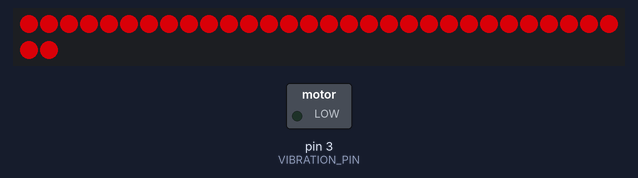
This program was run on a simulated Arduino Uno, built with avr-gcc and run on an emulated ATmega328P. On the bench: 32 RGB LEDs in strip order, left to right, continuing on the next row, switched loads named in the program (green lamp = pin HIGH). Dim RGB values are drawn brighter than linear.

Above: at 0.18 s.
At 39.69 s:
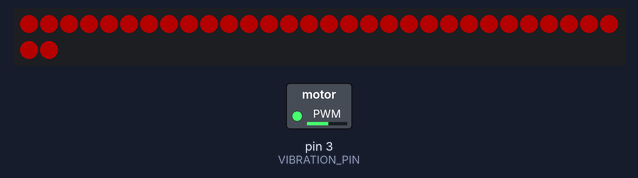
Timing chart, 0 to 40.0 s (numbered marks = the images above):
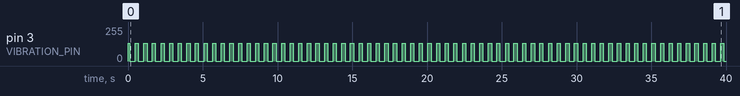

The program:

main.cpp
```cpp
#include <Arduino.h>
#include <FastLED.h>

#define STAYING_ALIVE_BPM 104
#define SAD_SONG_BPM 60

#define NUM_LEDS 32
#define LED_STRIP_PIN 2
#define LED_TYPE NEOPIXEL
#define COLOR_ORDER GRB
#define BRIGHTNESS 255
#define UPDATES_PER_SECOND 100
CRGB leds[NUM_LEDS];

#define VIBRATION_PIN 3
#define VIBRATION_STRENGTH 135
#define VIBRATION_TIME 200

CRGBPalette16 currentPalette;
TBlendType currentBlending;

uint16_t bpm;
uint16_t bpmInterval;

// put function declarations here:
uint16_t bpmToTime(uint16_t bpm);
uint8_t calculateBrightness();
uint8_t calculateColorIndex();
void FillLEDsFromPaletteColors(uint8_t colorIndex, uint8_t brightness);
CRGBPalette16 generateRedAndPurplePalette();
CRGBPalette16 generateBlueAndDarkVioletPalette();

void setup()
{
  pinMode(VIBRATION_PIN, OUTPUT);

  // put your setup code here, to run once:
  FastLED.addLeds<LED_TYPE, LED_STRIP_PIN>(leds, NUM_LEDS).setCorrection(TypicalLEDStrip);
  FastLED.setBrightness(BRIGHTNESS);
  FastLED.setMaxRefreshRate(UPDATES_PER_SECOND);
  FastLED.clear();
  FastLED.show();

  currentPalette = generateRedAndPurplePalette();
  currentBlending = LINEARBLEND;

  bpm = STAYING_ALIVE_BPM;
  bpmInterval = bpmToTime(bpm);
}

void loop()
{
  // change brightness and color according to the beat
  uint8_t brightness = beatsin8(bpm, 5, 255);
  uint8_t colorIndex = beatsin8(bpm, 0, 16);
  uint8_t vibrate = beatsin8(bpm, 0, 100, -(bpmInterval / 90));

  if (vibrate > 70)
  {
    analogWrite(VIBRATION_PIN, VIBRATION_STRENGTH);
  }
  else
  {
    analogWrite(VIBRATION_PIN, 0);
  }

  FillLEDsFromPaletteColors(colorIndex, brightness);

  FastLED.show();

  FastLED.delay(1000 / UPDATES_PER_SECOND);
}

uint16_t bpmToTime(uint16_t bpm)
{
  uint16_t interval = 60000 / bpm;
  return interval;
}

uint8_t calculateBrightness()
{
  // Use a sine wave to create a smooth fade in and out effect
  uint8_t brightness = (sin8(millis() / 10) + 2) / 2; // Adjust the divisor for speed
  return brightness;
}

uint8_t calculateColorIndex()
{
  // Use the same sine wave to sync color change with brightness
  uint8_t colorIndex = sin8(millis() / 10); // Adjust the divisor for speed
  return colorIndex;
}

void FillLEDsFromPaletteColors(uint8_t colorIndex, uint8_t brightness)
{
  for (int i = 0; i < NUM_LEDS; i++)
  {
    leds[i] = ColorFromPalette(currentPalette, colorIndex, brightness, currentBlending);
  }
}

CRGBPalette16 generateRedAndPurplePalette()
{
  CRGBPalette16 palette = CRGBPalette16(
      CRGB::Red,
      CRGB::Purple,
      CRGB::Red);
  return palette;
}

CRGBPalette16 generateBlueAndDarkVioletPalette()
{
  CRGBPalette16 palette = CRGBPalette16(
      CRGB::Blue,
      CRGB::DarkViolet,
      CRGB::Blue);
  return palette;
}
```

Measured:
- by itself, pin 3 (VIBRATION_PIN): repeats every 0.58 s: 0/255 0.36 s, 135/255 0.22 s
